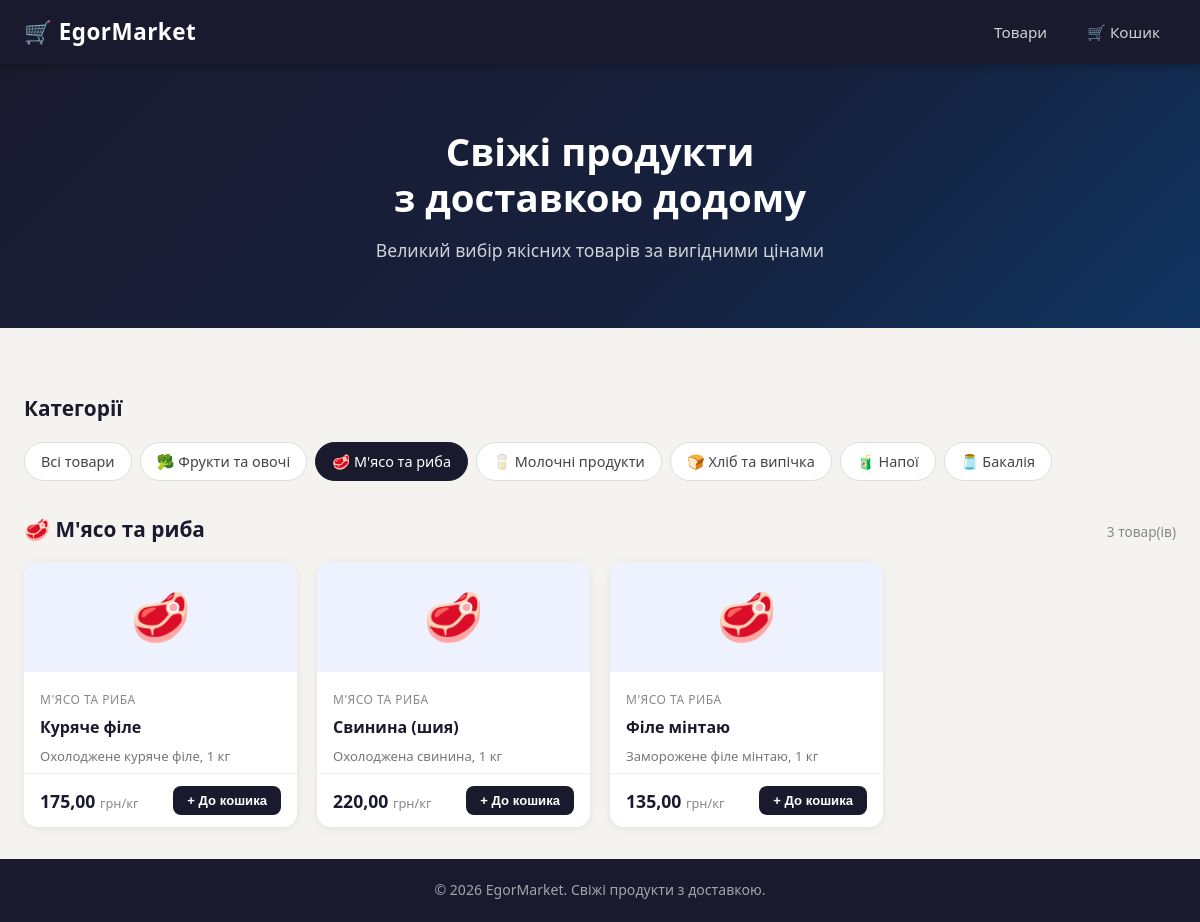
Screenshot of /?category=meat-fish with the database file from the repository.
### store/models.py (models this page shows, shortened)
class Category(models.Model):
    name = models.CharField(max_length=100, verbose_name='Назва')
    slug = models.SlugField(unique=True)
    icon = models.CharField(max_length=10, default='🛒', verbose_name='Іконка')
    class Meta:
        verbose_name = 'Категорія'
        verbose_name_plural = 'Категорії'

class Product(models.Model):
    category = models.ForeignKey(
        Category,
        on_delete=models.CASCADE,
        related_name='products',
        verbose_name='Категорія'
    )
    name = models.CharField(max_length=200, verbose_name='Назва')
    description = models.TextField(blank=True, verbose_name='Опис')
    price = models.DecimalField(max_digits=8, decimal_places=2, verbose_name='Ціна (грн)')
    unit = models.CharField(max_length=20, default='шт', verbose_name='Одиниця виміру')
    is_available = models.BooleanField(default=True, verbose_name='В наявності')
    is_featured = models.BooleanField(default=False, verbose_name='Популярний')
    class Meta:
        verbose_name = 'Товар'
        verbose_name_plural = 'Товари'
        ordering = ['name']

### store/views.py (the view)
# urls.py: path('', views.product_list, name='product_list'),
def product_list(request):
    categories = Category.objects.prefetch_related('products').all()
    products = Product.objects.filter(is_available=True).select_related('category')
    category_slug = request.GET.get('category')
    selected_category = None
    if category_slug:
        selected_category = get_object_or_404(Category, slug=category_slug)
        products = products.filter(category=selected_category)
    featured = Product.objects.filter(is_featured=True, is_available=True)[:6]
    return render(request, 'store/product_list.html', {
        'categories': categories,
        'products': products,
        'featured': featured,
        'selected_category': selected_category,
    })

### market/templates/store/product_list.html (shortened to what this page needs)
{% extends 'base.html' %}
{% block content %}
<div class="hero">
    <div class="hero-inner">
        <h1 class="hero-title">Свіжі продукти<br>з доставкою додому</h1>
        <p class="hero-sub">Великий вибір якісних товарів за вигідними цінами</p>
    </div>
</div>
<div class="container">
    <div class="section-header">
        <h2>Категорії</h2>
    </div>
    <div class="categories-row">
        <a href="{% url 'product_list' %}"
           class="category-pill {% if not selected_category %}category-pill--active{% endif %}">
            Всі товари
        </a>
        {% for cat in categories %}
        <a href="{% url 'product_list' %}?category={{ cat.slug }}"
           class="category-pill {% if selected_category.slug == cat.slug %}category-pill--active{% endif %}">
            {{ cat.icon }} {{ cat.name }}
        </a>
        {% endfor %}
    </div>
    <div class="section-header">
        <h2>{% if selected_category %}{{ selected_category.icon }} {{ selected_category.name }}{% else %}Всі товари{% endif %}</h2>
        <span class="section-count">{{ products|length }} товар(ів)</span>
    </div>
    <div class="products-grid">
        {% for product in products %}
        <div class="product-card">
            <div class="product-card__img">
                <span class="product-emoji">{{ product.category.icon }}</span>
            </div>
            <div class="product-card__body">
                <span class="product-category-label">{{ product.category.name }}</span>
                <h3 class="product-name">{{ product.name }}</h3>
                {% if product.description %}
                <p class="product-desc">{{ product.description }}</p>
                {% endif %}
            </div>
            <div class="product-card__footer">
                <div class="product-price">
                    <span class="price-amount">{{ product.price }}</span>
                    <span class="price-unit"> грн/{{ product.unit }}</span>
                </div>
                <button class="btn btn-primary btn-sm"
                        data-id="{{ product.id }}"
                        onclick="addToCart({{ product.id }})">
                    + До кошика
                </button>
            </div>
        </div>
        {% empty %}
        <div class="empty-state">
            <p>Товари не знайдено.</p>
        </div>
        {% endfor %}
    </div>
</div>
{% endblock %}

### market/static/css/style.css (style rules this page uses)
*, *::before, *::after { box-sizing: border-box; margin: 0; padding: 0; }
body { font-family: 'Segoe UI', Tahoma, Geneva, Verdana, sans-serif; background-color: #f5f3ef; color: #2c2c2c; line-height: 1.6; min-height: 100vh; display: flex; flex-direction: column; }
a { text-decoration: none; color: inherit; }
.container { max-width: 1200px; margin: 0 auto; padding: 32px 24px; }
.hero { background: linear-gradient(135deg, #1a1a2e 0%, #16213e 60%, #0f3460 100%); color: #fff; padding: 64px 24px; text-align: center; }
.hero-inner { max-width: 600px; margin: 0 auto; }
.hero-title { font-size: 2.4rem; font-weight: 700; line-height: 1.2; margin-bottom: 16px; }
.hero-sub { font-size: 1.1rem; opacity: 0.8; }
.section-header { display: flex; align-items: baseline; justify-content: space-between; margin: 32px 0 16px; }
.section-header h2 { font-size: 1.3rem; font-weight: 700; color: #1a1a2e; }
.section-count { font-size: 0.85rem; color: #888; }
.categories-row { display: flex; flex-wrap: wrap; gap: 8px; margin-bottom: 8px; }
.category-pill { padding: 7px 16px; border-radius: 20px; font-size: 0.9rem; border: 1.5px solid #ddd; background: #fff; color: #444; transition: all 0.2s; cursor: pointer; }
.category-pill--active { background: #1a1a2e; color: #fff; border-color: #1a1a2e; }
.products-grid { display: grid; grid-template-columns: repeat(auto-fill, minmax(220px, 1fr)); gap: 20px; }
.product-card { background: #fff; border-radius: 14px; box-shadow: 0 2px 8px rgba(0,0,0,0.07); overflow: hidden; display: flex; flex-direction: column; transition: transform 0.2s, box-shadow 0.2s; }
.product-card__img { background: #eef2ff; display: flex; align-items: center; justify-content: center; height: 110px; }
.product-emoji { font-size: 3rem; }
.product-card__body { padding: 14px 16px 8px; flex: 1; }
.product-category-label { font-size: 0.75rem; color: #888; text-transform: uppercase; letter-spacing: 0.5px; }
.product-name { font-size: 1rem; font-weight: 700; margin: 4px 0 6px; color: #1a1a2e; }
.product-desc { font-size: 0.82rem; color: #777; line-height: 1.4; }
.product-card__footer { display: flex; align-items: center; justify-content: space-between; padding: 12px 16px; border-top: 1px solid #f0f0f0; }
.product-price { font-size: 1.1rem; font-weight: 700; color: #1a1a2e; }
.price-unit { font-size: 0.8rem; font-weight: 400; color: #888; }
.btn { display: inline-block; padding: 10px 20px; border-radius: 8px; font-size: 0.95rem; font-weight: 600; cursor: pointer; border: none; transition: background 0.2s, transform 0.1s; text-align: center; }
.btn-primary { background: #1a1a2e; color: #fff; }
.btn-sm { padding: 7px 14px; font-size: 0.82rem; }

### rows the page displays
Category: icon "🥦", name "Фрукти та овочі"
Category: icon "🥩", name "М'ясо та риба"
Category: icon "🥛", name "Молочні продукти"
Category: icon "🍞", name "Хліб та випічка"
Category: icon "🧃", name "Напої"
Category: icon "🫙", name "Бакалія"
Product: category.icon "🥩", category.name "М'ЯСО ТА РИБА", name "Куряче філе", description "Охолоджене куряче філе, 1 кг", price "175,00", unit "кг"
Product: category.icon "🥩", category.name "М'ЯСО ТА РИБА", name "Свинина (шия)", description "Охолоджена свинина, 1 кг", price "220,00", unit "кг"
Product: category.icon "🥩", category.name "М'ЯСО ТА РИБА", name "Філе мінтаю", description "Заморожене філе мінтаю, 1 кг", price "135,00", unit "кг"

### other values shown
{{ products|length }} "3"
